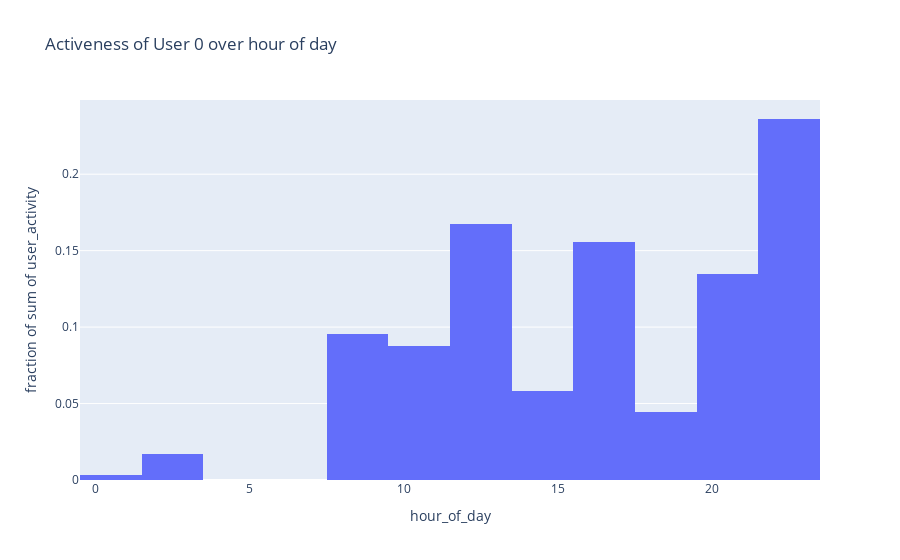

Notebook source saved alongside this figure:
### Markdown cell above
### Activeness of User 0 over the day
In this figure, the activeness of User 0 over the day has been plot.

From this histogram user's sleep activity can be distinguished.

We observe that there is no or rare activity from 00:00 untill 08:00, therefore it might be User 0's sleep time. 

Also the user is active after waking up highly active during midday, before dayend and at night until midnight.

### Code cell
fig = px.histogram(df_grp_user0, x="hour_of_day", y='user_activity', nbins=12, histnorm='probability', title='Activeness of User 0 over hour of day')
fig.show()

### Figure 1 — Plotly figure (JSON) as saved in the notebook; plotly's stock layout.template omitted (floating-point values rounded to 4 significant figures)
{"data": [{"alignmentgroup": "True", "bingroup": "x", "histfunc": "sum", "histnorm": "probability", "hovertemplate": "hour_of_day=%{x}<br>fraction of sum of user_activity=%{y}<extra></extra>", "legendgroup": "", "marker": {"color": "#636efa"}, "name": "", "nbinsx": 12, "offsetgroup": "", "orientation": "v", "showlegend": false, "type": "histogram", "x": [13, 14, 15, 16, 18, 8, 9, 10, 12, 21, 22, 23, 0, 11, 19, 20, 17, 7, 1, 2, 3, 4, 5], "xaxis": "x", "y": [525200000000.0, 1181000000000.0, 599600000000.0, 3971000000000.0, 1161000000000.0, 1961000000000.0, 953400000000.0, 1029000000000.0, 4609000000000.0, 3855000000000.0, 4149000000000.0, 3076000000000.0, 45200.0, 1659000000000.0, 196900000000.0, 263000000000.0, 785900000000.0, 1997.0, 105000000000.0, 525100000000.0, 1264.0, 0, 186.2], "yaxis": "y"}], "layout": {"barmode": "relative", "legend": {"tracegroupgap": 0}, "title": {"text": "Activeness of User 0 over hour of day"}, "xaxis": {"anchor": "y", "domain": [0, 1], "title": {"text": "hour_of_day"}}, "yaxis": {"anchor": "x", "domain": [0, 1], "title": {"text": "fraction of sum of user_activity"}}}}
